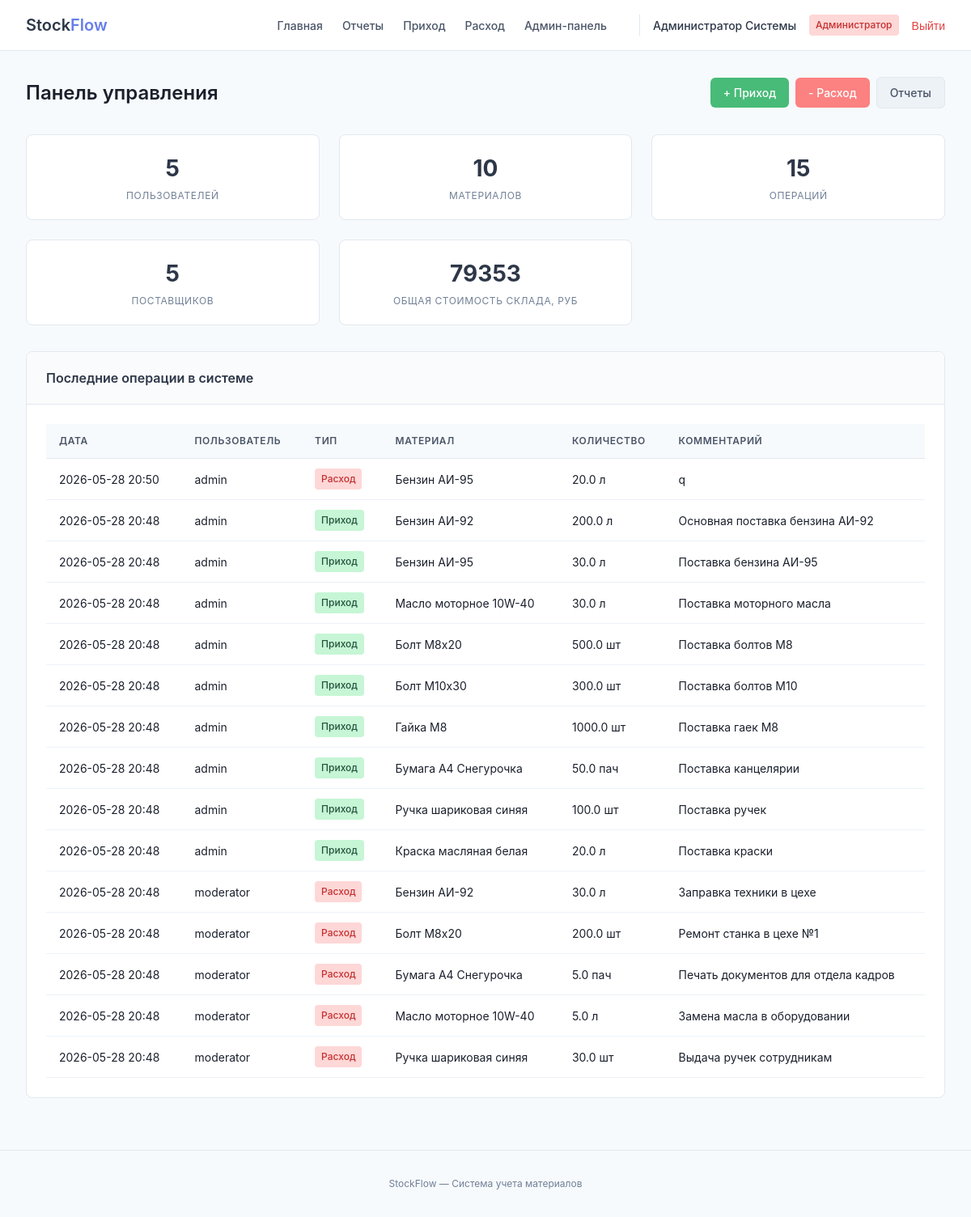
The page /admin (signed in) on the database its author committed.
### tables this page shows
CREATE TABLE users (
    id INTEGER PRIMARY KEY AUTOINCREMENT,
    username TEXT UNIQUE NOT NULL,
    email TEXT UNIQUE NOT NULL,
    password TEXT NOT NULL,
    role TEXT DEFAULT 'user',
    full_name TEXT,
    department TEXT,
    phone TEXT,
    position TEXT,
    created_at TEXT,
    last_login TEXT,
    is_active INTEGER DEFAULT 1
);

CREATE TABLE transactions (
    id INTEGER PRIMARY KEY AUTOINCREMENT,
    material_id INTEGER NOT NULL,
    type TEXT CHECK(type IN ('receipt', 'expense', 'write_off', 'return', 'move')) NOT NULL,
    quantity REAL NOT NULL,
    date TEXT NOT NULL,
    supplier_id INTEGER,
    project_id INTEGER,
    from_location_id INTEGER,
    to_location_id INTEGER,
    price_per_unit REAL,
    total_amount REAL,
    document_id INTEGER,
    comment TEXT,
    created_by INTEGER,
    created_at TEXT,
    FOREIGN KEY (material_id) REFERENCES materials(id),
    FOREIGN KEY (supplier_id) REFERENCES suppliers(id),
    FOREIGN KEY (project_id) REFERENCES projects(id),
    FOREIGN KEY (document_id) REFERENCES documents(id),
    FOREIGN KEY (created_by) REFERENCES users(id)
);

CREATE TABLE materials (
    id INTEGER PRIMARY KEY AUTOINCREMENT,
    name TEXT NOT NULL,
    article TEXT,
    barcode TEXT,
    category_id INTEGER,
    unit_id INTEGER,
    description TEXT,
    min_quantity REAL DEFAULT 0,
    max_quantity REAL DEFAULT 0,
    current_quantity REAL DEFAULT 0,
    reserved_quantity REAL DEFAULT 0,
    price_per_unit REAL DEFAULT 0,
    last_price REAL DEFAULT 0,
    location_id INTEGER,
    weight REAL,
    weight_unit TEXT DEFAULT 'кг',
    is_active INTEGER DEFAULT 1,
    created_by INTEGER,
    created_at TEXT,
    updated_at TEXT,
    FOREIGN KEY (category_id) REFERENCES categories(id),
    FOREIGN KEY (unit_id) REFERENCES units(id),
    FOREIGN KEY (location_id) REFERENCES locations(id),
    FOREIGN KEY (created_by) REFERENCES users(id)
);

CREATE TABLE units (
    id INTEGER PRIMARY KEY AUTOINCREMENT,
    name TEXT NOT NULL UNIQUE,
    short_name TEXT NOT NULL,
    description TEXT
);

### app.py (the view)
@app.route('/admin')
@admin_required
def admin_dashboard():
    stats = query_db('''
        SELECT
            (SELECT COUNT(*) FROM users) as total_users,
            (SELECT COUNT(*) FROM materials WHERE is_active = 1) as total_materials,
            (SELECT COUNT(*) FROM transactions) as total_transactions,
            (SELECT COUNT(*) FROM suppliers WHERE is_active = 1) as total_suppliers,
            (SELECT SUM(current_quantity * price_per_unit) FROM materials) as total_value,
            (SELECT COUNT(*) FROM supplier_contracts WHERE status = 'active') as active_contracts
    ''', one=True)
    recent_transactions = query_db('''
        SELECT t.*, m.name as material_name, u.short_name as unit, us.username
        FROM transactions t
        JOIN materials m ON t.material_id = m.id
        JOIN units u ON m.unit_id = u.id
        LEFT JOIN users us ON t.created_by = us.id
        ORDER BY t.date DESC LIMIT 20
    ''')
    low_stock_materials = query_db('''
        SELECT * FROM v_materials_full WHERE status = 'Требуется закупка' LIMIT 10
    ''')
    return render_template('admin_dashboard.html', stats=stats, transactions=recent_transactions,
                           low_stock_materials=low_stock_materials)

### app.py (called while the page is built)
def get_db():
    db = getattr(g, '_database', None)
    if db is None:
        if not os.path.exists(DATABASE):
            return None
        db = g._database = sqlite3.connect(DATABASE)
        db.row_factory = sqlite3.Row
    return db

@app.teardown_appcontext
def close_connection(exception):
    db = getattr(g, '_database', None)
    if db is not None:
        db.close()

def query_db(query, args=(), one=False):
    db = get_db()
    if db is None:
        return [] if not one else None
    cur = db.execute(query, args)
    rv = cur.fetchall()
    cur.close()
    return (rv[0] if rv else None) if one else rv

def admin_required(f):
    @wraps(f)
    def decorated_function(*args, **kwargs):
        if 'user_id' not in session:
            flash('Пожалуйста, войдите в систему', 'error')
            return redirect(url_for('login'))
        if session.get('role') != 'admin':
            flash('Доступ запрещен. Только для администраторов', 'error')
            return redirect(url_for('dashboard'))
        return f(*args, **kwargs)
    return decorated_function

### templates/admin_dashboard.html (shortened to what this page needs)
{% extends "base.html" %}
{% block content %}
<div>
    <div class="flex" style="margin-bottom: 2rem;">
        <h1 style="font-size: 1.5rem; font-weight: 600;">Панель управления</h1>
        <div class="flex" style="gap: 0.5rem;">
            <a href="{{ url_for('add_receipt') }}" class="btn btn-success">+ Приход</a>
            <a href="{{ url_for('add_expense') }}" class="btn btn-danger">- Расход</a>
            <a href="{{ url_for('reports') }}" class="btn btn-secondary">Отчеты</a>
        </div>
    </div>
    <div class="grid">
        <div class="stat-card">
            <div class="stat-number">{{ stats.total_users }}</div>
            <div class="stat-label">Пользователей</div>
        </div>
        <div class="stat-card">
            <div class="stat-number">{{ stats.total_materials }}</div>
            <div class="stat-label">Материалов</div>
        </div>
        <div class="stat-card">
            <div class="stat-number">{{ stats.total_transactions }}</div>
            <div class="stat-label">Операций</div>
        </div>
        <div class="stat-card">
            <div class="stat-number">{{ stats.total_suppliers }}</div>
            <div class="stat-label">Поставщиков</div>
        </div>
        <div class="stat-card">
            <div class="stat-number">{{ "%.0f"|format(stats.total_value) }}</div>
            <div class="stat-label">Общая стоимость склада, руб</div>
        </div>
    </div>
    <div class="card">
        <div class="card-header">
            <h2 class="card-title">Последние операции в системе</h2>
        </div>
        <div class="card-body">
            <div class="table-wrapper">
                <table class="table">
                    <thead>
                        <tr>
                            <th>Дата</th>
                            <th>Пользователь</th>
                            <th>Тип</th>
                            <th>Материал</th>
                            <th>Количество</th>
                            <th>Комментарий</th>
                        </thead>
                    <tbody>
                        {% for t in transactions %}
                        <tr>
                            <td>{{ t.date[:16] }}</td>
                            <td>{{ t.username or '—' }}</td>
                            <td>
                                {% if t.type == 'receipt' %}
                                    <span class="badge badge-success">Приход</span>
                                {% else %}
                                    <span class="badge badge-danger">Расход</span>
                                {% endif %}
                            </td>
                            <td>{{ t.material_name }}</td>
                            <td>{{ t.quantity }} {{ t.unit }}</td>
                            <td>{{ t.comment or '—' }}</td>
                        </tr>
                        {% else %}
                        <tr>
                            <td colspan="6" class="text-center">Нет операций</td>
                        </tr>
                        {% endfor %}
                    </tbody>
                </table>
            </div>
        </div>
    </div>
</div>
{% endblock %}

### templates/base.html (shortened to what this page needs)
<!DOCTYPE html>
<html lang="ru">
<head>
</head>
<body>
    {% if session.user_id %}
    <nav class="navbar">
        <div class="nav-container">
            <a href="{{ url_for('dashboard') }}" class="logo">
                Stock<span>Flow</span>
            </a>
            <div class="nav-links">
                <a href="{{ url_for('dashboard') }}" class="nav-link">Главная</a>
                <a href="{{ url_for('reports') }}" class="nav-link">Отчеты</a>
                {% if session.role in ['admin', 'moderator'] %}
                    <a href="{{ url_for('add_receipt') }}" class="nav-link">Приход</a>
                    <a href="{{ url_for('add_expense') }}" class="nav-link">Расход</a>
                    <a href="{{ url_for('admin_dashboard') }}" class="nav-link">Админ-панель</a>
                {% else %}
                    <span class="nav-link disabled" style="color: #cbd5e0;">Приход</span>
                    <span class="nav-link disabled" style="color: #cbd5e0;">Расход</span>
                {% endif %}
                <div class="user-menu">
                    <span class="user-name">{{ session.full_name or session.username }}</span>
                    <span class="user-role role-{{ session.role }}">
                        {% if session.role == 'admin' %}Администратор
                        {% elif session.role == 'moderator' %}Модератор
                        {% else %}Пользователь{% endif %}
                    </span>
                    <form action="{{ url_for('logout') }}" method="post" style="display: inline;">
                        <button type="submit" class="logout-btn">Выйти</button>
                    </form>
                </div>
            </div>
        </div>
    </nav>
    {% endif %}
    <div class="container">
        {% block content %}{% endblock %}
    </div>
    <footer class="footer">
        <p>StockFlow — Система учета материалов</p>
    </footer>
</body>
</html>

### templates/base.html (style rules this page uses)
* { margin: 0; padding: 0; box-sizing: border-box; }
body { font-family: -apple-system, BlinkMacSystemFont, 'Segoe UI', Roboto, 'Helvetica Neue', sans-serif; background: #f7fafc; color: #1a202c; line-height: 1.5; }
.navbar { background: white; border-bottom: 1px solid #e2e8f0; position: sticky; top: 0; z-index: 100; }
.nav-container { max-width: 1280px; margin: 0 auto; padding: 1rem 2rem; display: flex; justify-content: space-between; align-items: center; flex-wrap: wrap; gap: 1rem; }
.logo { font-size: 1.25rem; font-weight: 600; color: #2d3748; text-decoration: none; }
.logo span { color: #667eea; }
.nav-links { display: flex; gap: 1.5rem; align-items: center; flex-wrap: wrap; }
.nav-link { color: #4a5568; text-decoration: none; font-weight: 500; font-size: 0.875rem; transition: color 0.2s; }
.user-menu { display: flex; align-items: center; gap: 1rem; margin-left: 1rem; padding-left: 1rem; border-left: 1px solid #e2e8f0; }
.user-name { font-size: 0.875rem; font-weight: 500; color: #2d3748; }
.user-role { font-size: 0.75rem; padding: 0.25rem 0.5rem; border-radius: 0.25rem; font-weight: 500; }
.role-admin { background: #fed7d7; color: #c53030; }
.logout-btn { background: none; border: none; color: #e53e3e; font-size: 0.875rem; font-weight: 500; cursor: pointer; transition: color 0.2s; }
.container { max-width: 1280px; margin: 2rem auto; padding: 0 2rem; }
.card { background: white; border-radius: 0.5rem; border: 1px solid #e2e8f0; overflow: hidden; margin-bottom: 1.5rem; }
.card-header { padding: 1.25rem 1.5rem; border-bottom: 1px solid #e2e8f0; background: #fafbfc; }
.card-title { font-size: 1rem; font-weight: 600; color: #2d3748; }
.card-body { padding: 1.5rem; }
.btn { display: inline-flex; align-items: center; gap: 0.5rem; padding: 0.5rem 1rem; font-weight: 500; font-size: 0.875rem; border-radius: 0.375rem; text-decoration: none; cursor: pointer; transition: all 0.2s; border: none; }
.btn-secondary { background: #edf2f7; color: #4a5568; border: 1px solid #e2e8f0; }
.btn-danger { background: #fc8181; color: white; }
.btn-success { background: #48bb78; color: white; }
.table-wrapper { overflow-x: auto; }
.table { width: 100%; border-collapse: collapse; }
.table th { text-align: left; padding: 0.75rem 1rem; background: #f7fafc; font-weight: 600; font-size: 0.75rem; text-transform: uppercase; letter-spacing: 0.05em; color: #4a5568; border-bottom: 1px solid #e2e8f0; }
.table td { padding: 0.75rem 1rem; border-bottom: 1px solid #edf2f7; font-size: 0.875rem; }
.grid { display: grid; grid-template-columns: repeat(auto-fit, minmax(280px, 1fr)); gap: 1.5rem; margin-bottom: 2rem; }
.stat-card { background: white; border-radius: 0.5rem; border: 1px solid #e2e8f0; padding: 1.25rem; text-align: center; }
.stat-number { font-size: 1.75rem; font-weight: 700; color: #2d3748; margin-bottom: 0.25rem; }
.stat-label { font-size: 0.75rem; text-transform: uppercase; color: #718096; letter-spacing: 0.05em; }
.footer { text-align: center; padding: 2rem; color: #718096; font-size: 0.75rem; border-top: 1px solid #e2e8f0; margin-top: 4rem; }
.flex { display: flex; gap: 1rem; justify-content: space-between; align-items: center; flex-wrap: wrap; }
.badge { display: inline-block; padding: 0.25rem 0.5rem; border-radius: 0.25rem; font-size: 0.75rem; font-weight: 500; }
.badge-success { background: #c6f6d5; color: #22543d; }
.badge-danger { background: #fed7d7; color: #c53030; }

### rows shown on the page
users: full_name "Администратор Системы"
transactions: date "2026-05-28 20:50", username "admin", type "Расход", material_name "Бензин АИ-95", quantity "20.0", unit "л", comment "q"
transactions: date "2026-05-28 20:48", username "admin", type "Приход", material_name "Бензин АИ-92", quantity "200.0", unit "л", comment "Основная поставка бензина АИ-92"
transactions: date "2026-05-28 20:48", username "admin", type "Приход", material_name "Бензин АИ-95", quantity "30.0", unit "л", comment "Поставка бензина АИ-95"
transactions: date "2026-05-28 20:48", username "admin", type "Приход", material_name "Масло моторное 10W-40", quantity "30.0", unit "л", comment "Поставка моторного масла"
transactions: date "2026-05-28 20:48", username "admin", type "Приход", material_name "Болт М8х20", quantity "500.0", unit "шт", comment "Поставка болтов М8"
transactions: date "2026-05-28 20:48", username "admin", type "Приход", material_name "Болт М10х30", quantity "300.0", unit "шт", comment "Поставка болтов М10"
transactions: date "2026-05-28 20:48", username "admin", type "Приход", material_name "Гайка М8", quantity "1000.0", unit "шт", comment "Поставка гаек М8"
transactions: date "2026-05-28 20:48", username "admin", type "Приход", material_name "Бумага А4 Снегурочка", quantity "50.0", unit "пач", comment "Поставка канцелярии"
transactions: date "2026-05-28 20:48", username "admin", type "Приход", material_name "Ручка шариковая синяя", quantity "100.0", unit "шт", comment "Поставка ручек"
transactions: date "2026-05-28 20:48", username "admin", type "Приход", material_name "Краска масляная белая", quantity "20.0", unit "л", comment "Поставка краски"
transactions: date "2026-05-28 20:48", username "moderator", type "Расход", material_name "Бензин АИ-92", quantity "30.0", unit "л", comment "Заправка техники в цехе"
transactions: date "2026-05-28 20:48", username "moderator", type "Расход", material_name "Болт М8х20", quantity "200.0", unit "шт", comment "Ремонт станка в цехе №1"
transactions: date "2026-05-28 20:48", username "moderator", type "Расход", material_name "Бумага А4 Снегурочка", quantity "5.0", unit "пач", comment "Печать документов для отдела кадров"
transactions: date "2026-05-28 20:48", username "moderator", type "Расход", material_name "Масло моторное 10W-40", quantity "5.0", unit "л", comment "Замена масла в оборудовании"
transactions: date "2026-05-28 20:48", username "moderator", type "Расход", material_name "Ручка шариковая синяя", quantity "30.0", unit "шт", comment "Выдача ручек сотрудникам"

### other values the page prints
{{ stats.total_users }} "5"
{{ stats.total_materials }} "10"
{{ stats.total_transactions }} "15"
{{ stats.total_suppliers }} "5"
{{ "%.0f"|format(stats.total_value) }} "79353"
